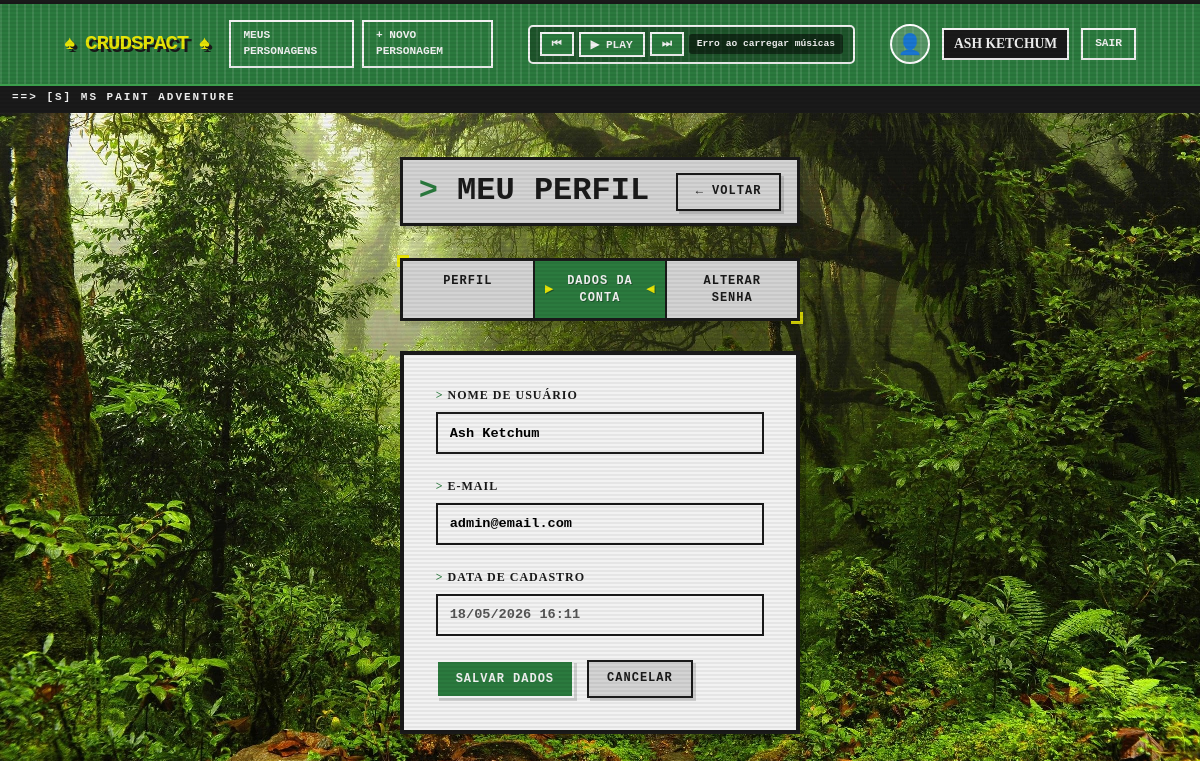
The page /pages/usuario_perfil.php?aba=conta (signed in) on the database its author committed.
### tables this page shows
CREATE TABLE `usuario` (
  `id` int(11) NOT NULL,
  `nome` varchar(100) NOT NULL,
  `email` varchar(150) NOT NULL,
  `senha` char(64) NOT NULL COMMENT 'Hash SHA256 da senha',
  `criado_em` datetime NOT NULL DEFAULT current_timestamp(),
  `foto_perfil` varchar(500) DEFAULT NULL,
  `biografia` text DEFAULT NULL
);

### config/database.php (called while the page is built, shortened)
<?php
function getConexao(): PDO {
    $dsn = "mysql:host=" . DB_HOST . ";dbname=" . DB_NAME . ";charset=" . DB_CHARSET;
    $opcoes = [
        PDO::ATTR_ERRMODE            => PDO::ERRMODE_EXCEPTION,
        PDO::ATTR_DEFAULT_FETCH_MODE => PDO::FETCH_ASSOC,
        PDO::ATTR_EMULATE_PREPARES   => false,
    ];
    return new PDO($dsn, DB_USER, DB_PASS, $opcoes);
}

### repository/UsuarioRepository.php (called while the page is built, shortened)
<?php
require_once __DIR__ . '/../config/database.php';
require_once __DIR__ . '/../entity/Usuario.php';
class UsuarioRepository {
    private PDO $pdo;
    public function __construct() {
        $this->pdo = getConexao();
    }
    public function buscarPorId(int $id): ?Usuario {
        $stmt = $this->pdo->prepare('SELECT * FROM usuario WHERE id = :id LIMIT 1');
        $stmt->execute([':id' => $id]);
        $dados = $stmt->fetch();
        if ($dados) {
            return new Usuario($dados);
        }
        return null;
    }
}

### entity/Usuario.php (called while the page is built, shortened)
<?php
class Usuario {
    private string $nome;
    private string $email;
    private string $criadoEm;
    public function __construct(array $dados) {
        $this->nome      = $dados['nome']       ?? '';
        $this->email     = $dados['email']      ?? '';
        $this->criadoEm  = $dados['criado_em']  ?? '';
    }
    public function getNome(): string { return $this->nome; }
    public function getEmail(): string { return $this->email; }
    public function getCriadoEm(): string { return $this->criadoEm; }
}

### pages/usuario_perfil.php (the view, shortened to what this page needs)
<?php
require_once __DIR__ . '/../repository/UsuarioRepository.php';
$repo = new UsuarioRepository();
$usuario = $repo->buscarPorId($_SESSION['usuario_id']);
$aba_ativa = $_GET['aba'] ?? 'perfil';
require_once __DIR__ . '/../includes/header.php';
?>
<div class="page-header">
  <h2>Meu Perfil</h2>
  <a href="index.php" class="btn btn-ghost">← Voltar</a>
</div>
<div class="profile-tabs">
  <a href="?aba=perfil" class="tab <?= $aba_ativa === 'perfil' ? 'tab-ativa' : '' ?>">Perfil</a>
  <a href="?aba=conta" class="tab <?= $aba_ativa === 'conta' ? 'tab-ativa' : '' ?>">Dados da Conta</a>
  <a href="?aba=senha" class="tab <?= $aba_ativa === 'senha' ? 'tab-ativa' : '' ?>">Alterar Senha</a>
</div>
<?php if ($aba_ativa === 'conta'): ?>
<div class="form-card">
  <form method="POST" action="usuario_perfil.php?aba=conta">
    <div class="form-group">
      <label for="nome">Nome de usuário</label>
      <input type="text" id="nome" name="nome" value="<?= htmlspecialchars($usuario->getNome()) ?>" required>
    </div>
    <div class="form-group">
      <label for="email">E-mail</label>
      <input type="email" id="email" name="email" value="<?= htmlspecialchars($usuario->getEmail()) ?>" required>
    </div>
    <div class="form-group">
      <label>Data de cadastro</label>
      <input type="text" value="<?= date('d/m/Y H:i', strtotime($usuario->getCriadoEm())) ?>" disabled>
    </div>
    <div class="form-actions">
      <button type="submit" class="btn btn-primary">Salvar Dados</button>
      <a href="index.php" class="btn btn-ghost">Cancelar</a>
    </div>
  </form>
</div>
<?php endif; ?>

### rows shown on the page
usuario: nome "Ash Ketchum", email "admin@email.com", criado_em "18/05/2026 16:11"

### other values the page prints
$nomeUser "ASH KETCHUM"
